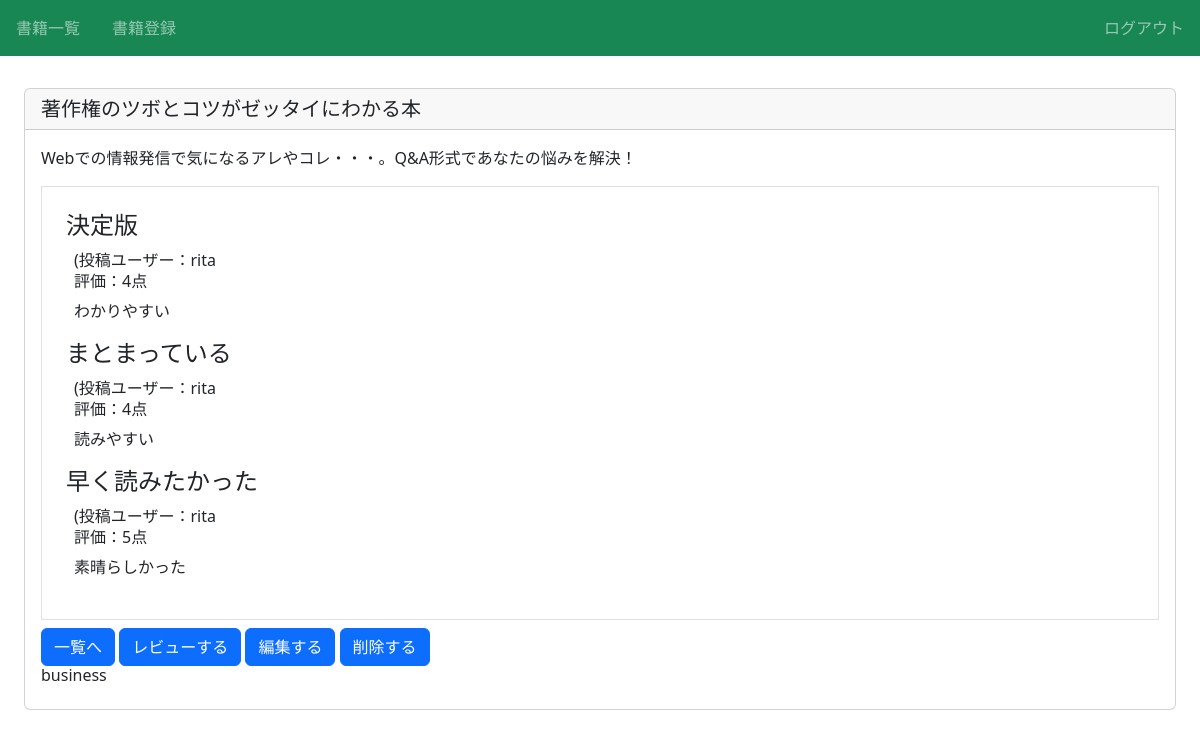
Page /book/12/detail/ (signed in) on the committed database.
### book/models.py (models this page shows, shortened)
class Book(models.Model):
    title = models.CharField(max_length=100)
    text = models.TextField()
    thumbnail = models.ImageField(null=True, blank=True)
    category = models.CharField(
        max_length=100,
        choices = CATEGORY
    )
    user = models.ForeignKey('auth.User', on_delete=models.CASCADE)

class Review(models.Model):
    book = models.ForeignKey(Book, on_delete=models.CASCADE)
    title = models.CharField(max_length=100)
    text = models.TextField()
    rate = models.IntegerField(choices=RATE_CHOICES)
    user = models.ForeignKey('auth.User', on_delete=models.CASCADE)

### book/views.py (the view)
# urls.py: path('book/<int:pk>/detail/', views.DetailBookView.as_view(), name='detail-book'),
class DetailBookView(LoginRequiredMixin, DetailView):
    template_name = 'book/book_detail.html'
    model = Book

### book/templates/book/book_detail.html (shortened to what this page needs)
{% extends 'base.html' %}
{% block content %}
    <div class="card">
        <h5 class="card-header">{{ object.title }}</h5>
        <div class="card-body">
            <p class="card-text">{{ object.text }}</p>
            <div class="border p-4 mb-2">
                {% for review in object.review_set.all %}
                <div>
                    <h3 class="h4">{{ review.title }}</h3>
                    <div class="px-2">
                        <span>(投稿ユーザー：{{ review.user.username }}</span>
                        <h6>評価：{{ review.rate }}点</h6>
                        <p>{{ review.text }}</p>
                    </div>
                </div>
                {% endfor %}
            </div>
            <a href="{% url 'list-book' %}" class="btn btn-primary">一覧へ</a>
            <a href="{% url 'review' object.pk %}" class="btn btn-primary">レビューする</a>
            <a href="{% url 'update-book' object.pk %}" class="btn btn-primary">編集する</a>
            <a href="{% url 'delete-book' object.pk %}" class="btn btn-primary">削除する</a>
            <h6 class="card-title">{{ object.category }}</h6>
        </div>
    </div>
{% endblock content %}

### book/static/book/css/style.css (style rules this page uses)
a { text-decoration: none; }

### rows in the picture
Book: title "著作権のツボとコツがゼッタイにわかる本", text "Webでの情報発信で気になるアレやコレ・・・。Q&A形式であなたの悩みを解決！", category "business"
Review: title "決定版", user.username "rita", rate "4", text "わかりやすい"
Review: title "まとまっている", user.username "rita", rate "4", text "読みやすい"
Review: title "早く読みたかった", user.username "rita", rate "5", text "素晴らしかった"
